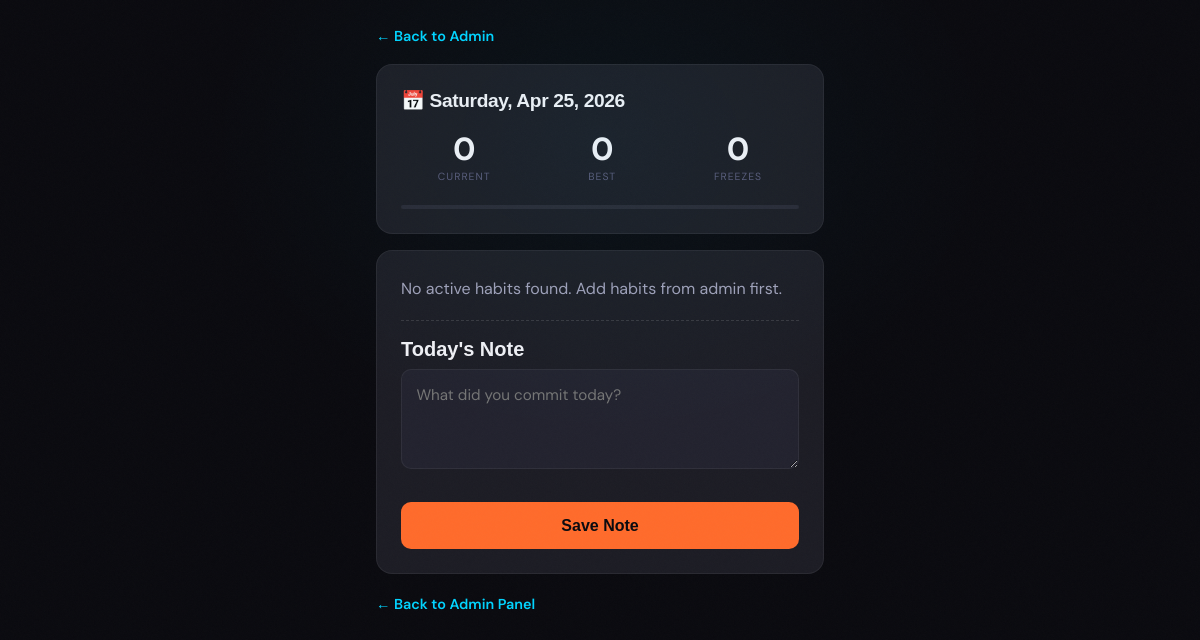
/log.php (signed in), run on an earlier commit of the app's database.
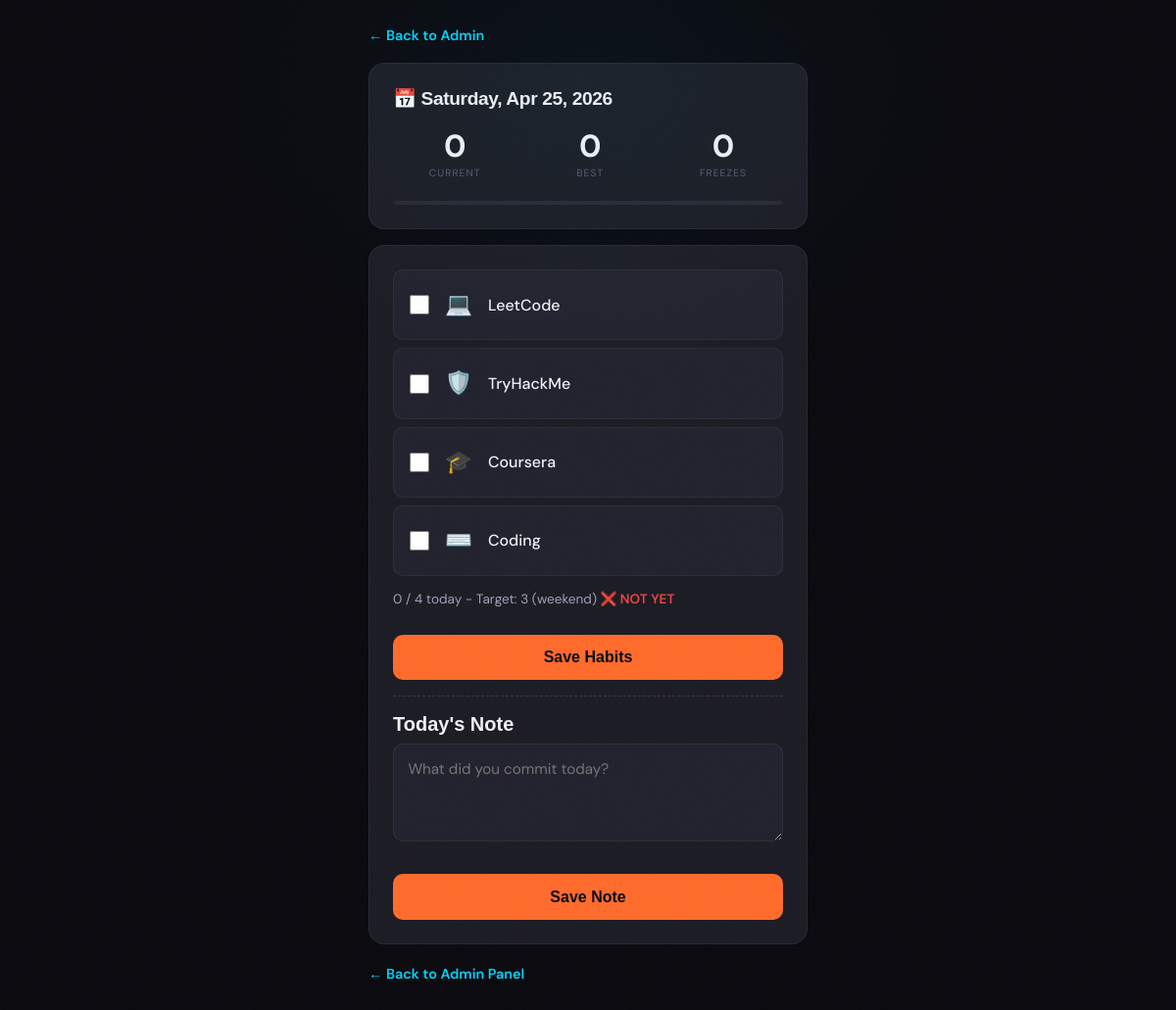
And on a later commit of the database.
### tables this page shows
CREATE TABLE IF NOT EXISTS `habits` (
  `id`         INT UNSIGNED  NOT NULL AUTO_INCREMENT,
  `name`       VARCHAR(100)  NOT NULL,
  `emoji`      VARCHAR(20)   NOT NULL DEFAULT '',
  `is_active`  TINYINT(1)    NOT NULL DEFAULT 1,
  `sort_order` SMALLINT      NOT NULL DEFAULT 0,
  `created_at` TIMESTAMP     NOT NULL DEFAULT CURRENT_TIMESTAMP,
  PRIMARY KEY (`id`)
);

### config.php (called while the page is built, shortened)
<?php
function db() {
    return $GLOBALS['_db'];
}
function e($s) {
    return htmlspecialchars((string)$s, ENT_QUOTES, 'UTF-8');
}

### log.php (the view, shortened to what this page needs)
<?php
require_once __DIR__ . '/config.php';
function habitTargetForDate($logDate) {
    $dayOfWeek = (int)date('N', strtotime($logDate));
    return ($dayOfWeek >= 6) ? 3 : 1;
}
function loadStreakStateFromDb() {
    $state = array(
        'current_streak' => 0,
        'best_streak' => 0,
        'freeze_balance' => 0,
        'last_active_date' => '',
    );
    $r = db()->query('SELECT setting_key, setting_value FROM streak_state');
    if ($r) {
        while ($row = $r->fetch_assoc()) {
            if ($row['setting_key'] === 'current_streak') {
                $state['current_streak'] = (int)$row['setting_value'];
            }
            if ($row['setting_key'] === 'best_streak') {
                $state['best_streak'] = (int)$row['setting_value'];
            }
            if ($row['setting_key'] === 'freeze_balance') {
                $state['freeze_balance'] = (int)$row['setting_value'];
            }
            if ($row['setting_key'] === 'last_active_date') {
                $state['last_active_date'] = (string)$row['setting_value'];
            }
        }
    }
    return $state;
}
$today = date('Y-m-d');
$todayLong = date('l, M j, Y', strtotime($today));
$habits = array();
$todayLogMap = array();
$todayNote = array('note' => '', 'created_at' => '', 'updated_at' => '');
$streakState = array(
    'current_streak' => 0,
    'best_streak' => 0,
    'freeze_balance' => 0,
    'last_active_date' => '',
);
$tableError = '';
if ($tableError === '') {
    $r = db()->query('SELECT id, name, emoji, is_active, sort_order FROM habits WHERE is_active = 1 ORDER BY sort_order ASC, id ASC');
    if ($r) {
        while ($row = $r->fetch_assoc()) {
            $habits[] = $row;
        }
    }
    $streakState = loadStreakStateFromDb();
}
$completedToday = 0;
$target = habitTargetForDate($today);
$targetMet = ($completedToday >= $target);
?>
<!doctype html>
<html lang="en">
<head>
  <link rel="stylesheet" href="assets/css/style.css" />
</head>
<body>
  <div class="log-wrap">
    <div class="log-topbar">
      <a href="admin.php" class="log-back">&larr; Back to Admin</a>
    </div>
    <div class="log-card">
      <h1 class="log-title">📅 <?php echo e($todayLong); ?></h1>
      <div class="log-streak-bar">
        <div class="log-streak-item">
          <span class="log-streak-val"><?php echo (int)$streakState['current_streak']; ?></span>
          <span class="log-streak-label">Current</span>
        </div>
        <div class="log-streak-item">
          <span class="log-streak-val"><?php echo (int)$streakState['best_streak']; ?></span>
          <span class="log-streak-label">Best</span>
        </div>
        <div class="log-streak-item">
          <span class="log-streak-val"><?php echo (int)$streakState['freeze_balance']; ?></span>
          <span class="log-streak-label">Freezes</span>
        </div>
      </div>
      <?php $progressPercent = ($target > 0) ? min(100, max(0, (int)round(($completedToday / $target) * 100))) : 0; ?>
      <div class="log-progress-track"><div class="log-progress-fill" style="width:<?php echo (int)$progressPercent; ?>%;"></div></div>
    </div>
    <?php if ($tableError !== ''): ?>
      <div class="log-error"><?php echo e($tableError); ?></div>
    <?php else: ?>
      <div class="log-card">
        <form method="POST" id="habitsForm">
          <?php if (empty($habits)): ?>
            <p style="margin:0;color:var(--text-light);">No active habits found. Add habits from admin first.</p>
          <?php else: ?>
            <?php foreach ($habits as $h): ?>
              <?php $hid = (int)$h['id']; ?>
              <label class="log-habit-row" for="habit_<?php echo $hid; ?>">
                <input id="habit_<?php echo $hid; ?>" type="checkbox" name="habit_<?php echo $hid; ?>" value="1" <?php echo (isset($todayLogMap[$hid]) && (int)$todayLogMap[$hid] === 1) ? 'checked' : ''; ?> />
                <span class="log-habit-emoji"><?php echo e($h['emoji'] !== '' ? $h['emoji'] : '✅'); ?></span>
                <span class="log-habit-name"><?php echo e($h['name']); ?></span>
              </label>
            <?php endforeach; ?>
            <div class="log-progress">
              <?php echo (int)$completedToday; ?> / <?php echo count($habits); ?> today - Target: <?php echo (int)$target; ?> (<?php echo ((int)date('N') >= 6) ? 'weekend' : 'weekday'; ?>)
              <?php if ($targetMet): ?>
                <span class="ok">✅ MET</span>
              <?php else: ?>
                <span class="no">❌ NOT YET</span>
              <?php endif; ?>
            </div>
            <div class="log-actions">
              <button type="submit" class="log-btn-save">Save Habits</button>
            </div>
          <?php endif; ?>
        </form>
        <div class="log-divider"></div>
        <h3 style="margin-bottom:.5rem;">Today's Note</h3>
        <form method="POST">
          <textarea class="log-note-textarea" name="note" maxlength="1000" placeholder="What did you commit today?"><?php echo e(isset($todayNote['note']) ? $todayNote['note'] : ''); ?></textarea>
          <div class="log-actions">
            <button type="submit" class="log-btn-save">Save Note</button>
          </div>
        </form>
      </div>
      <a href="admin.php?tab=habits" class="log-back">&larr; Back to Admin Panel</a>
    <?php endif; ?>
  </div>
</body>
</html>

### assets/css/style.css (style rules this page uses)
:root { --bg-base: #0a0a0f; --bg-surface: #111118; --bg-elevated: #1a1a24; --bg-overlay: #22222e; --accent: #00d4ff; --accent-dim: #00a8cc; --accent-glow: rgba(0, 212, 255, 0.15); --accent-glow-lg: rgba(0, 212, 255, 0.08); --orange: #ff6b2b; --orange-glow: rgba(255, 107, 43, 0.15); --text-primary: #f0f0f5; --text-secondary: #a0a0b8; --text-muted: #5a5a78; --border: rgba(255, 255, 255, 0.07); --border-accent: rgba(0, 212, 255, 0.25); --border-hover: rgba(0, 212, 255, 0.5); --shadow-sm: 0 1px 3px rgba(0, 0, 0, 0.4); --shadow-md: 0 4px 16px rgba(0, 0, 0, 0.5); --shadow-lg: 0 12px 40px rgba(0, 0, 0, 0.6); --shadow-accent: 0 0 30px rgba(0, 212, 255, 0.12); --shadow-glow: 0 0 60px rgba(0, 212, 255, 0.08); --font-display: 'Space Grotesk', 'Poppins', sans-serif; --font-body: 'DM Sans', 'Inter', system-ui, sans-serif; --font-mono: 'JetBrains Mono', 'Fira Code', monospace; --transition: all 0.25s cubic-bezier(0.4, 0, 0.2, 1); --transition-slow: all 0.5s cubic-bezier(0.4, 0, 0.2, 1); --radius-sm: 8px; --radius-md: 12px; --radius-lg: 16px; --radius-xl: 24px; --section-space: clamp(2.75rem, 5vw, 5rem); --primary-color: var(--accent); --primary-hover: var(--accent-dim); --secondary-color: var(--text-secondary); --text-dark: var(--text-primary); --text-light: var(--text-secondary); --bg-light: var(--bg-base); --bg-gray: var(--bg-surface); --border-color: var(--border); }
* { margin: 0; padding: 0; box-sizing: border-box; }
html { scroll-behavior: smooth; }
body { font-family: 'Inter', system-ui, -apple-system, sans-serif; font-size: 16px; line-height: 1.6; color: var(--text-dark); background-color: var(--bg-light); font-synthesis: none; text-rendering: optimizeLegibility; -webkit-font-smoothing: antialiased; -moz-osx-font-smoothing: grayscale; overflow-x: hidden; }
h1, h2, h3, h4, h5, h6 { font-family: 'Poppins', sans-serif; font-weight: 700; line-height: 1.2; margin-bottom: 1rem; }
h1 { font-size: 3.5rem; }
h3 { font-size: 1.5rem; }
a { color: var(--primary-color); text-decoration: none; transition: var(--transition); }
body { font-family: var(--font-body); font-size: 16px; line-height: 1.7; color: var(--text-secondary); background-color: var(--bg-base); font-synthesis: none; -webkit-font-smoothing: antialiased; -moz-osx-font-smoothing: grayscale; position: relative; overflow-x: hidden; }
body::before { content: ''; position: fixed; top: 0; right: 0; bottom: 0; left: 0; pointer-events: none; z-index: 9999; opacity: 0.025; background-size: 128px 128px; }
body::after { content: ''; position: fixed; top: -20%; left: 50%; -webkit-transform: translateX(-50%); transform: translateX(-50%); width: 800px; height: 600px; background: radial-gradient(ellipse, rgba(0, 212, 255, 0.04) 0%, transparent 70%); pointer-events: none; z-index: 0; }
h1, h2, h3, h4 { font-family: var(--font-display); font-weight: 700; color: var(--text-primary); line-height: 1.2; }
h1 { font-size: 3.5rem; letter-spacing: -0.02em; }
h3 { font-size: 1.25rem; }
a { color: var(--accent); text-decoration: none; -webkit-transition: var(--transition); transition: var(--transition); }
p { margin-bottom: 1rem; color: var(--text-light); line-height: 1.8; }
p { color: var(--text-secondary); }

What changed in the data, as far as the page shows it:
added habits: emoji "💻", name "LeetCode"
added habits: emoji "🛡️", name "TryHackMe"
added habits: emoji "🎓", name "Coursera"
added habits: emoji "⌨️", name "Coding"
Also different on the page:
$completedToday: (not shown) → "0"
count($habits): (not shown) → "4"
$target: (not shown) → "3"
text no longer shown: "No active habits found. Add habits from admin first."
text now shown: "/ today - Target: ( weekend ) ❌ NOT YET Save Habits"
